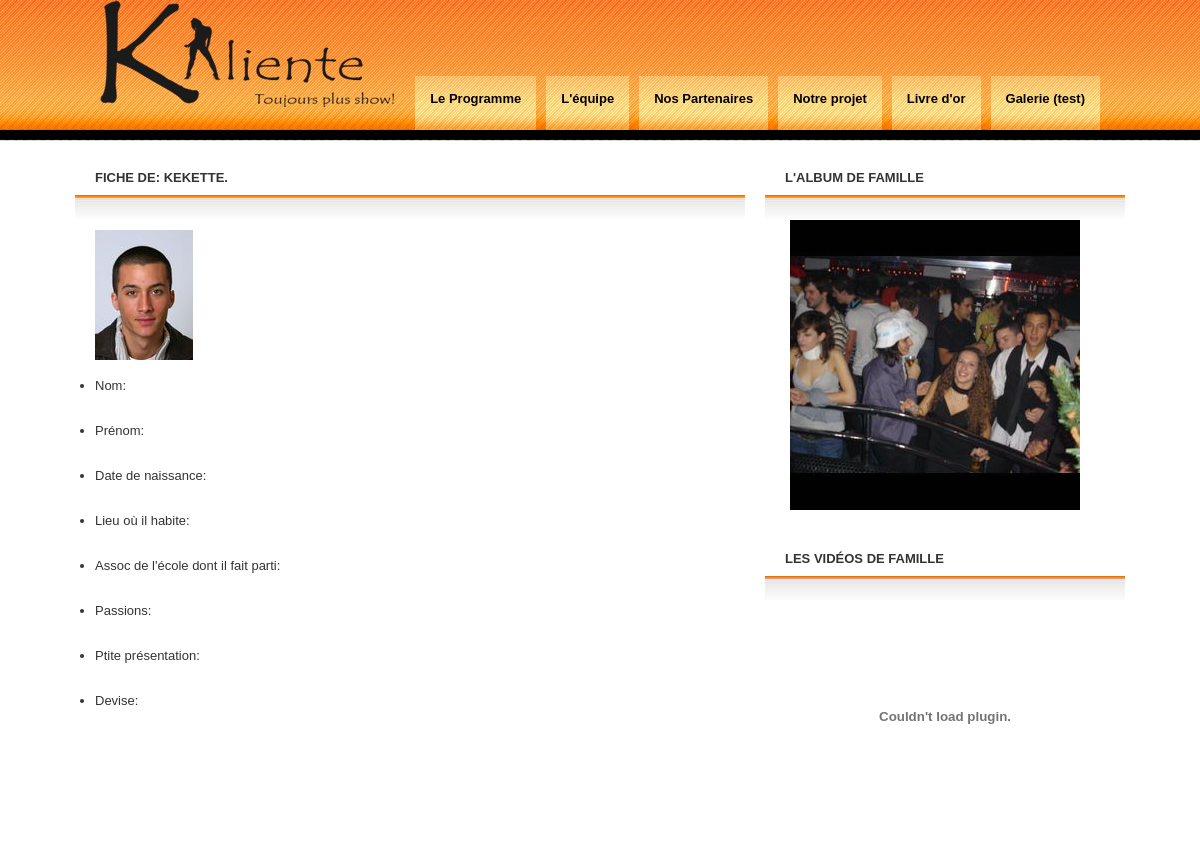
Page /index.php?pres&id=1 on the committed database.
### tables this page shows
CREATE TABLE IF NOT EXISTS `team` (
  `id` int(11) NOT NULL default '0',
  `nom` varchar(15) NOT NULL default '',
  `prenom` varchar(15) NOT NULL default '',
  `pseudo` varchar(15) NOT NULL default '',
  `date` varchar(10) NOT NULL default '',
  `lieu` varchar(100) NOT NULL default '',
  `assoc` text NOT NULL,
  `passion` text NOT NULL,
  `presentation` text NOT NULL,
  `devise` text NOT NULL,
  `path` varchar(50) NOT NULL default '',
  PRIMARY KEY  (`id`)
);

### fiche.php (the view, shortened to what this page needs)
<?php
if(isset($_GET['id'])) {
	$id = $_GET['id'];
	$rep = mysql_query("
	SELECT *
	FROM `team`
	WHERE `id` = '$id'
	");
	$data = mysql_fetch_array($rep);
}
?>
<div class='boxed'>
	<h2 class='title'><?php echo "fiche de: ".$data['pseudo'].".";?></h2>
		<div class='content'>
<br />
<img id='<?php echo $data['pseudo'];?>' src='./img/tete/<?php echo $data['path'];?>' alt='<?php echo $data['pseudo'];?>'/>
<br />
<br />
<ul>
<li>Nom: </li>
<br />
<br />
<li>Prénom: </li>
<br />
<br />
<li>Date de naissance:</li>
<br />
<br />
<li>Lieu où il habite:</li>
<br />
<br />
<li>Assoc de l'école dont il fait parti:</li>
<br />
<br />
<li>Passions:</li>
<br />
<br />
<li>Ptite présentation:</li>
<br />
<br />
<li>Devise:</li>
<br />
<br />
</ul>
</div>
</div>

### css/index.css (style rules this page uses)
* { margin: 0; padding: 0; }
body { margin: 0; background: #FFFFFF url(../images/img01.png) repeat-x; font: normal small "Trebuchet MS", Arial, Helvetica, sans-serif; color: #333333; }
.boxed .title { padding: 10px 20px; text-transform: uppercase; font-size: 1em; }
.boxed .content { padding: 20px; background: url(../images/img05.jpg) repeat-x; }

### rows in the picture
team: pseudo "KEKETTE", path (picture)
